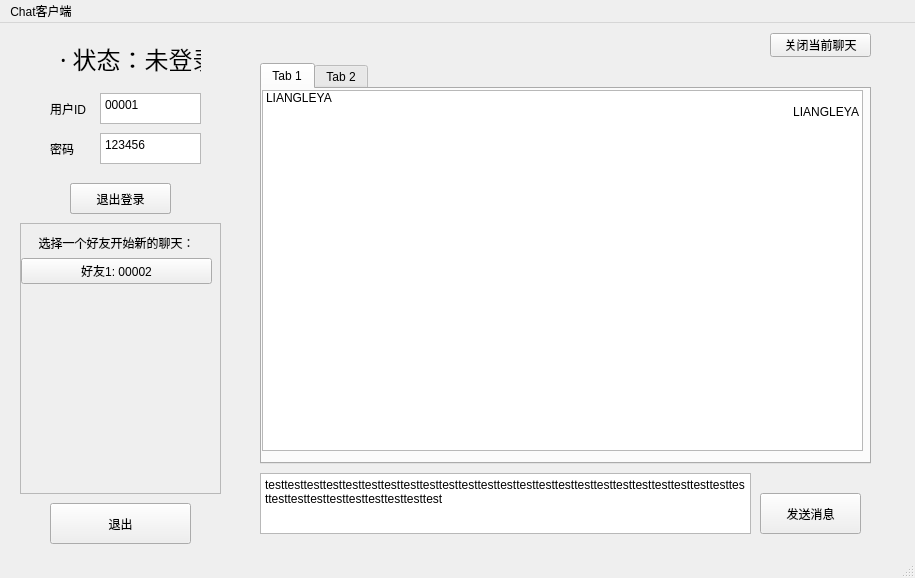
<?xml version="1.0" encoding="UTF-8"?>
<ui version="4.0">
 <class>MainWindow</class>
 <widget class="QMainWindow" name="MainWindow">
  <property name="geometry">
   <rect>
    <x>0</x>
    <y>0</y>
    <width>915</width>
    <height>578</height>
   </rect>
  </property>
  <property name="windowTitle">
   <string>MainWindow</string>
  </property>
  <widget class="QWidget" name="centralwidget">
   <property name="enabled">
    <bool>true</bool>
   </property>
   <widget class="QPushButton" name="btnQuit">
    <property name="geometry">
     <rect>
      <x>50</x>
      <y>480</y>
      <width>141</width>
      <height>41</height>
     </rect>
    </property>
    <property name="text">
     <string>退出</string>
    </property>
   </widget>
   <widget class="QPlainTextEdit" name="inputUserID">
    <property name="geometry">
     <rect>
      <x>100</x>
      <y>70</y>
      <width>101</width>
      <height>31</height>
     </rect>
    </property>
    <property name="plainText">
     <string>00001</string>
    </property>
   </widget>
   <widget class="QLabel" name="labelUserID">
    <property name="geometry">
     <rect>
      <x>50</x>
      <y>70</y>
      <width>51</width>
      <height>31</height>
     </rect>
    </property>
    <property name="text">
     <string>用户ID</string>
    </property>
   </widget>
   <widget class="QPushButton" name="btnSubmitUser">
    <property name="geometry">
     <rect>
      <x>70</x>
      <y>160</y>
      <width>101</width>
      <height>31</height>
     </rect>
    </property>
    <property name="text">
     <string>登录</string>
    </property>
    <property name="default">
     <bool>false</bool>
    </property>
    <property name="flat">
     <bool>false</bool>
    </property>
   </widget>
   <widget class="QLabel" name="labelPassword">
    <property name="geometry">
     <rect>
      <x>50</x>
      <y>110</y>
      <width>51</width>
      <height>31</height>
     </rect>
    </property>
    <property name="text">
     <string>密码</string>
    </property>
   </widget>
   <widget class="QPlainTextEdit" name="inputPassword">
    <property name="geometry">
     <rect>
      <x>100</x>
      <y>110</y>
      <width>101</width>
      <height>31</height>
     </rect>
    </property>
    <property name="plainText">
     <string>123456</string>
    </property>
   </widget>
   <widget class="QLabel" name="labelLoginStatus">
    <property name="geometry">
     <rect>
      <x>60</x>
      <y>20</y>
      <width>141</width>
      <height>31</height>
     </rect>
    </property>
    <property name="font">
     <font>
      <family>Songti SC</family>
      <pointsize>18</pointsize>
     </font>
    </property>
    <property name="text">
     <string>· 状态：未登录</string>
    </property>
   </widget>
   <widget class="QPushButton" name="btnLogout">
    <property name="enabled">
     <bool>true</bool>
    </property>
    <property name="geometry">
     <rect>
      <x>70</x>
      <y>160</y>
      <width>101</width>
      <height>31</height>
     </rect>
    </property>
    <property name="text">
     <string>退出登录</string>
    </property>
    <property name="default">
     <bool>false</bool>
    </property>
    <property name="flat">
     <bool>false</bool>
    </property>
   </widget>
   <widget class="QTabWidget" name="tabChatView">
    <property name="geometry">
     <rect>
      <x>260</x>
      <y>40</y>
      <width>611</width>
      <height>401</height>
     </rect>
    </property>
    <property name="currentIndex">
     <number>0</number>
    </property>
    <widget class="QWidget" name="tab">
     <attribute name="title">
      <string>Tab 1</string>
     </attribute>
     <widget class="QListWidget" name="listWidget">
      <property name="geometry">
       <rect>
        <x>0</x>
        <y>1</y>
        <width>601</width>
        <height>361</height>
       </rect>
      </property>
      <property name="flow">
       <enum>QListView::TopToBottom</enum>
      </property>
      <property name="sortingEnabled">
       <bool>false</bool>
      </property>
      <item>
       <property name="text">
        <string>LIANGLEYA</string>
       </property>
      </item>
      <item>
       <property name="text">
        <string>LIANGLEYA</string>
       </property>
       <property name="textAlignment">
        <set>AlignTrailing|AlignVCenter</set>
       </property>
      </item>
     </widget>
    </widget>
    <widget class="QWidget" name="tab_2">
     <attribute name="title">
      <string>Tab 2</string>
     </attribute>
    </widget>
   </widget>
   <widget class="QScrollArea" name="scrollAreaFriends">
    <property name="geometry">
     <rect>
      <x>20</x>
      <y>200</y>
      <width>201</width>
      <height>271</height>
     </rect>
    </property>
    <property name="widgetResizable">
     <bool>true</bool>
    </property>
    <widget class="QWidget" name="scrollAreaFriends_Widget">
     <property name="geometry">
      <rect>
       <x>0</x>
       <y>0</y>
       <width>199</width>
       <height>269</height>
      </rect>
     </property>
     <property name="sizePolicy">
      <sizepolicy hsizetype="Expanding" vsizetype="Expanding">
       <horstretch>0</horstretch>
       <verstretch>0</verstretch>
      </sizepolicy>
     </property>
     <widget class="QWidget" name="verticalLayoutWidget">
      <property name="geometry">
       <rect>
        <x>0</x>
        <y>10</y>
        <width>191</width>
        <height>671</height>
       </rect>
      </property>
      <layout class="QVBoxLayout" name="verticalLayoutFriends">
       <property name="sizeConstraint">
        <enum>QLayout::SetMaximumSize</enum>
       </property>
       <item>
        <widget class="QLabel" name="labelSelectFriends">
         <property name="font">
          <font>
           <family>Songti SC</family>
          </font>
         </property>
         <property name="text">
          <string>选择一个好友开始新的聊天：</string>
         </property>
         <property name="alignment">
          <set>Qt::AlignCenter</set>
         </property>
        </widget>
       </item>
       <item>
        <widget class="QPushButton" name="pushButtonFriendExample">
         <property name="text">
          <string>好友1: 00002</string>
         </property>
        </widget>
       </item>
       <item>
        <spacer name="verticalSpacer">
         <property name="orientation">
          <enum>Qt::Vertical</enum>
         </property>
         <property name="sizeHint" stdset="0">
          <size>
           <width>20</width>
           <height>40</height>
          </size>
         </property>
        </spacer>
       </item>
      </layout>
     </widget>
    </widget>
   </widget>
   <widget class="QPlainTextEdit" name="inputTextMsg">
    <property name="geometry">
     <rect>
      <x>260</x>
      <y>450</y>
      <width>491</width>
      <height>61</height>
     </rect>
    </property>
    <property name="plainText">
     <string>testtesttesttesttesttesttesttesttesttesttesttesttesttesttesttesttesttesttesttesttesttesttesttesttesttesttesttesttesttesttesttesttesttest</string>
    </property>
   </widget>
   <widget class="QPushButton" name="btnSendMsg">
    <property name="geometry">
     <rect>
      <x>760</x>
      <y>470</y>
      <width>101</width>
      <height>41</height>
     </rect>
    </property>
    <property name="text">
     <string>发送消息</string>
    </property>
   </widget>
   <widget class="QPushButton" name="btnDelCurrentTab">
    <property name="geometry">
     <rect>
      <x>770</x>
      <y>10</y>
      <width>101</width>
      <height>24</height>
     </rect>
    </property>
    <property name="text">
     <string>关闭当前聊天</string>
    </property>
   </widget>
  </widget>
  <widget class="QMenuBar" name="menubar">
   <property name="geometry">
    <rect>
     <x>0</x>
     <y>0</y>
     <width>915</width>
     <height>21</height>
    </rect>
   </property>
   <widget class="QMenu" name="menuchat_client">
    <property name="tearOffEnabled">
     <bool>false</bool>
    </property>
    <property name="title">
     <string>Chat客户端</string>
    </property>
   </widget>
   <addaction name="menuchat_client"/>
  </widget>
  <widget class="QStatusBar" name="statusbar">
   <property name="sizeGripEnabled">
    <bool>true</bool>
   </property>
  </widget>
 </widget>
 <resources/>
 <connections>
  <connection>
   <sender>btnQuit</sender>
   <signal>clicked()</signal>
   <receiver>MainWindow</receiver>
   <slot>close()</slot>
   <hints>
    <hint type="sourcelabel">
     <x>115</x>
     <y>512</y>
    </hint>
    <hint type="destinationlabel">
     <x>400</x>
     <y>253</y>
    </hint>
   </hints>
  </connection>
  <connection>
   <sender>btnLogout</sender>
   <signal>clicked()</signal>
   <receiver>MainWindow</receiver>
   <slot>on_btnLogout()</slot>
   <hints>
    <hint type="sourcelabel">
     <x>137</x>
     <y>199</y>
    </hint>
    <hint type="destinationlabel">
     <x>401</x>
     <y>436</y>
    </hint>
   </hints>
  </connection>
  <connection>
   <sender>btnSubmitUser</sender>
   <signal>clicked()</signal>
   <receiver>MainWindow</receiver>
   <slot>on_btnSubmitUser()</slot>
   <hints>
    <hint type="sourcelabel">
     <x>120</x>
     <y>196</y>
    </hint>
    <hint type="destinationlabel">
     <x>402</x>
     <y>470</y>
    </hint>
   </hints>
  </connection>
  <connection>
   <sender>btnSendMsg</sender>
   <signal>clicked()</signal>
   <receiver>MainWindow</receiver>
   <slot>on_btnSendMsg()</slot>
   <hints>
    <hint type="sourcelabel">
     <x>773</x>
     <y>504</y>
    </hint>
    <hint type="destinationlabel">
     <x>243</x>
     <y>368</y>
    </hint>
   </hints>
  </connection>
  <connection>
   <sender>btnDelCurrentTab</sender>
   <signal>clicked()</signal>
   <receiver>MainWindow</receiver>
   <slot>on_btnDelCurrentTab()</slot>
   <hints>
    <hint type="sourcelabel">
     <x>798</x>
     <y>48</y>
    </hint>
    <hint type="destinationlabel">
     <x>396</x>
     <y>46</y>
    </hint>
   </hints>
  </connection>
 </connections>
 <slots>
  <slot>on_btnSubmitUser()</slot>
  <slot>on_btnLogout()</slot>
  <slot>on_btnDelCurrentTab()</slot>
  <slot>on_btnSendMsg()</slot>
 </slots>
</ui>
